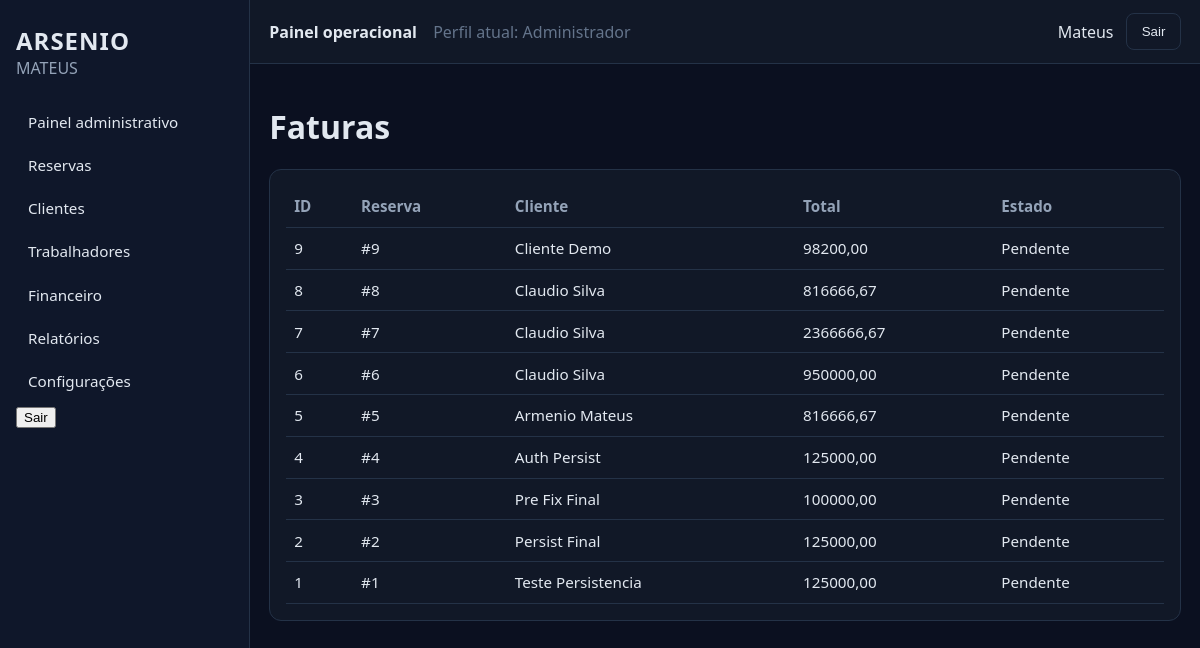
/faturacao/ (signed in), run on the app's committed database.
### faturacao/models.py (models this page shows, shortened)
class Fatura(models.Model):
    STATUS = (
        ("rascunho", "Rascunho"),
        ("pendente", "Pendente"),
        ("paga", "Paga"),
        ("cancelada", "Cancelada"),
    )
    reserva = models.OneToOneField(
        "reservas.Reserva",
        on_delete=models.CASCADE,
        related_name="fatura",
    )
    data_emissao = models.DateField(auto_now_add=True)
    total = models.DecimalField(max_digits=14, decimal_places=2, default=Decimal("0.00"))
    status = models.CharField(max_length=20, choices=STATUS, default="pendente")
    class Meta:
        ordering = ["-id"]

### reservas/models.py (models this page shows, shortened)
class Reserva(models.Model):
    STATUS = (
        ("rascunho", "Rascunho"),
        ("pendente", "Pendente"),
        ("pre_reserva", "Pre-reserva"),
        ("aguardando_pagamento", "Aguardando pagamento"),
        ("pagamento_em_validacao", "Pagamento em validacao"),
        ("aguardando_confirmacao", "Aguardando confirmacao"),
        ("confirmada", "Confirmada"),
        ("ativa", "Ativa"),
        ("concluida", "Concluida"),
        ("cancelada", "Cancelada"),
    )
    cliente = models.ForeignKey(
        "clientes.Cliente",
        on_delete=models.PROTECT,
        related_name="reservas",
    )
    unidade = models.ForeignKey(
        "unidades.Unidade",
        on_delete=models.PROTECT,
        related_name="reservas",
    )
    data_inicio = models.DateField()
    data_fim = models.DateField()
    nome_completo = models.CharField(max_length=120, blank=True, default="")
    telefone = models.CharField(max_length=40, blank=True, default="")
    email = models.EmailField(blank=True, default="")
    nacionalidade = models.CharField(max_length=80, blank=True, default="")
    tipo_documento = models.CharField(max_length=40, blank=True, default="")
    numero_documento_identificacao = models.CharField(max_length=60, blank=True, default="")
    data_nascimento = models.DateField(null=True, blank=True)
    morada = models.CharField(max_length=180, blank=True, default="")
    cidade = models.CharField(max_length=80, blank=True, default="")
    pais_residencia = models.CharField(max_length=80, blank=True, default="")
    contacto_alternativo = models.CharField(max_length=40, blank=True, default="")
    preferencia_contacto = models.CharField(max_length=20, blank=True, default="")
    numero_hospedes = models.PositiveSmallIntegerField(default=1)
    finalidade_estadia = models.CharField(max_length=120, blank=True, default="")
    observacoes = models.TextField(blank=True, default="")
    pedido_especial = models.TextField(blank=True, default="")
    valor_base = models.DecimalField(max_digits=14, decimal_places=2, default=Decimal("0.00"))
    status = models.CharField(max_length=30, choices=STATUS, default="rascunho")
    epoca = models.ForeignKey(
        "faturacao.TabelaPreco",
        null=True,
        blank=True,
        on_delete=models.PROTECT,
        related_name="reservas",
    )
    criado_em = models.DateTimeField(auto_now_add=True)
    pagamento_entidade = models.CharField(
        max_length=5,
        blank=True,
        default="",
        help_text="Entidade bancária de referência (referência multibanco / similar).",
    )
    pagamento_referencia = models.CharField(
        max_length=12,
        blank=True,
        default="",
        db_index=True,
        help_text="Referência numérica associada ao pagamento da pré-reserva.",
    )
    pagamento_confirmado_whatsapp = models.BooleanField(
        default=False,
        help_text="Pagamento confirmado por WhatsApp.",
    )
    class Meta:
        ordering = ["-id"]

### clientes/models.py (models this page shows, shortened)
class Cliente(models.Model):
    ESTADO_CHOICES = (
        ("interessado", "Interessado"),
        ("ativo", "Ativo"),
        ("inativo", "Inativo"),
    )
    SITUACAO_FINANCEIRA_CHOICES = (
        ("por_pagar", "Por pagar"),
        ("em_validacao", "Em validacao"),
        ("paga", "Paga"),
    )
    """Hospede / cliente do condominio (ligacao opcional a utilizador do portal)."""
    user = models.OneToOneField(
        settings.AUTH_USER_MODEL,
        null=True,
        blank=True,
        on_delete=models.SET_NULL,
        related_name="perfil_cliente",
    )
    nome = models.CharField(max_length=120)
    telefone = models.CharField(max_length=40, blank=True)
    email = models.EmailField(blank=True)
    nacionalidade = models.CharField(max_length=80, blank=True, default="")
    tipo_documento = models.CharField(max_length=40, blank=True, default="")
    numero_documento_identificacao = models.CharField(max_length=60, blank=True, default="")
    data_nascimento = models.DateField(null=True, blank=True)
    morada = models.CharField(max_length=180, blank=True, default="")
    cidade = models.CharField(max_length=80, blank=True, default="")
    pais_residencia = models.CharField(max_length=80, blank=True, default="")
    empresa_instituicao = models.CharField(max_length=120, blank=True, default="")
    contacto_alternativo = models.CharField(max_length=40, blank=True, default="")
    preferencia_contacto = models.CharField(max_length=20, blank=True, default="")
    estado = models.CharField(max_length=20, choices=ESTADO_CHOICES, default="interessado")
    situacao_financeira = models.CharField(
        max_length=20,
        choices=SITUACAO_FINANCEIRA_CHOICES,
        default="por_pagar",
    )
    criado_em = models.DateTimeField(auto_now_add=True)
    class Meta:
        ordering = ["-id"]

### faturacao/views.py (the view)
# urls.py: path("", views.lista, name="lista"),
@interno_required
def lista(request):
    faturas = Fatura.objects.select_related("reserva", "reserva__cliente").order_by("-id")[:50]
    return render(
        request,
        "faturacao/lista.html",
        {"faturas": faturas},
    )

### usuarios/authz.py (called while the page is built)
def _perfil_required(perfis_permitidos, redirect_name):
    def decorator(view_func):
        @login_required
        @wraps(view_func)
        def wrapped(request, *args, **kwargs):
            perfil = get_perfil_atual(request)
            if perfil in perfis_permitidos:
                return view_func(request, *args, **kwargs)
            messages.error(request, "Acesso não autorizado para este perfil.")
            return redirect(redirect_name)
        return wrapped
    return decorator

### usuarios/perfil.py (called while the page is built)
def get_perfil_atual(request) -> str:
    return get_user_profile(getattr(request, "user", None))

def get_perfil_atual_label(request) -> str:
    return profile_display_name(get_perfil_atual(request))

### usuarios/roles.py (called while the page is built)
def get_user_role(user):
    if not user or not user.is_authenticated:
        return PerfilAcesso.VISITANTE
    if hasattr(user, "perfil_acesso"):
        return user.perfil_acesso.role
    return PerfilAcesso.VISITANTE

def role_display_name(role: str) -> str:
    labels = {
        PerfilAcesso.VISITANTE: "Visitante interessado",
        PerfilAcesso.CLIENTE_PENDENTE: "Cliente com pré-reserva",
        PerfilAcesso.CLIENTE_CONFIRMADO: "Cliente confirmado",
        PerfilAcesso.STAFF_LIMPEZA: "Trabalhador (Limpeza)",
        PerfilAcesso.STAFF_LAVANDARIA: "Trabalhador (Lavandaria)",
        PerfilAcesso.STAFF_RESTAURANTE: "Trabalhador (Restaurante)",
        PerfilAcesso.STAFF_MANUTENCAO: "Trabalhador (Manutenção)",
        PerfilAcesso.RECEPCAO: "Recepcionista",
        PerfilAcesso.ADMIN: "Administrador",
        PerfilAcesso.ADMIN_CONDOMINIO: "Administrador do condomínio",
        PerfilAcesso.ADMIN_SISTEMA: "Administrador do sistema",
    }
    return labels.get(role, "Visitante interessado")

def get_user_profile(user) -> str:
    role = get_user_role(user)
    if not user or not user.is_authenticated:
        return PERFIL_VISITANTE_INTERESSADO
    if user.is_superuser or role in ROLES_ADMIN:
        return PERFIL_ADMINISTRADOR
    if role in ROLES_INTERNOS:
        return PERFIL_TRABALHADOR
    if role in ROLES_CLIENTE or hasattr(user, "perfil_cliente"):
        return PERFIL_CLIENTE
    return PERFIL_VISITANTE_INTERESSADO

def profile_display_name(profile: str) -> str:
    labels = {
        PERFIL_VISITANTE_INTERESSADO: "Visitante interessado",
        PERFIL_CLIENTE: "Cliente",
        PERFIL_TRABALHADOR: "Trabalhador",
        PERFIL_ADMINISTRADOR: "Administrador",
    }
    return labels.get(profile, "Visitante interessado")

### templates/faturacao/lista.html (shortened to what this page needs)
{% extends "base_app.html" %}
{% block content %}
<h1>Faturas</h1>
<section class="card">
    <table class="data-table">
        <thead><tr><th>ID</th><th>Reserva</th><th>Cliente</th><th>Total</th><th>Estado</th></tr></thead>
        <tbody>
        {% for f in faturas %}
            <tr>
                <td>{{ f.id }}</td>
                <td>#{{ f.reserva_id }}</td>
                <td>{{ f.reserva.cliente.nome }}</td>
                <td>{{ f.total }}</td>
                <td>{{ f.get_status_display }}</td>
            </tr>
        {% empty %}
            <tr><td colspan="5">Sem faturas.</td></tr>
        {% endfor %}
        </tbody>
    </table>
</section>
{% endblock %}

### templates/base_app.html (shortened to what this page needs)
{% load static %}
<!DOCTYPE html>
<html lang="pt">
<head>
    <link rel="stylesheet" href="{% static 'css/app.css' %}">
</head>
<body class="app-body">
    <div class="layout">
        <aside class="sidebar">
            <div class="brand">
                <h2>ARSENIO</h2>
                <p>MATEUS</p>
            </div>
            <nav>
                {% if perfil_atual == "cliente" %}
                <a href="{% url 'site_publico:home' %}">Início</a>
                <a href="{% url 'reservas:minhas_reservas' %}">Minhas reservas</a>
                <a href="{% url 'portal_cliente:faturas' %}">Pagamentos/Faturas</a>
                <a href="{% url 'portal_cliente:servicos' %}">Serviços</a>
                <a href="{% url 'portal_cliente:home' %}">Perfil</a>
                <form method="post" action="{% url 'usuarios:logout' %}">
                    {% csrf_token %}
                    <button type="submit">Sair</button>
                </form>
                {% elif perfil_atual == "administrador" %}
                <a href="{% url 'dashboard:home' %}">Painel administrativo</a>
                <a href="{% url 'reservas:lista' %}">Reservas</a>
                <a href="{% url 'clientes:lista' %}">Clientes</a>
                <a href="/admin/auth/user/">Trabalhadores</a>
                <a href="{% url 'faturacao:lista' %}">Financeiro</a>
                <a href="{% url 'relatorios:lista' %}">Relatórios</a>
                <a href="/admin/">Configurações</a>
                <form method="post" action="{% url 'usuarios:logout' %}">
                    <button type="submit">Sair</button>
                </form>
                {% else %}
                <a href="{% url 'site_publico:home' %}">Site público</a>
                {% endif %}
            </nav>
        </aside>
        <div class="main-area">
            <header class="topbar">
                <div>
                    <strong>Painel operacional</strong>
                    <span style="margin-left:0.75rem;color:#64748b;">Perfil atual: {{ perfil_atual_label }}</span>
                </div>
                <div class="topbar-actions">
                    {% if request.user.is_authenticated %}
                        <span>{{ request.user.username }}</span>
                        <form method="post" action="{% url 'usuarios:logout' %}" style="display:inline;">
                            <button type="submit" class="btn-link secondary">Sair</button>
                        </form>
                    {% else %}
                        <a class="btn-link" href="{% url 'usuarios:login' %}">Login</a>
                    {% endif %}
                </div>
            </header>
            <main class="content">
                {% block content %}{% endblock %}
            </main>
        </div>
    </div>
</body>
</html>

### static/css/app.css (style rules this page uses)
:root { --bg: #0b1020; --sidebar: #0f172a; --panel: #111827; --surface: #1f2937; --text: #e2e8f0; --muted: #94a3b8; --primary: #2563eb; --border: #243247; --danger: #ef4444; --success: #16a34a; }
* { box-sizing: border-box; }
body.app-body { margin: 0; font-family: "Segoe UI", Arial, sans-serif; background: var(--bg); color: var(--text); }
.layout { min-height: 100vh; display: grid; grid-template-columns: 250px 1fr; }
.sidebar { background: var(--sidebar); border-right: 1px solid var(--border); padding: 1.5rem 1rem; }
.brand h2 { margin: 0; letter-spacing: 1px; }
.brand p { margin: 0 0 1.5rem; color: var(--muted); }
.sidebar nav { display: flex; flex-direction: column; gap: 0.35rem; }
.sidebar nav a { color: var(--text); text-decoration: none; padding: 0.55rem 0.75rem; border-radius: 0.5rem; font-size: 0.95rem; }
.main-area { display: grid; grid-template-rows: 64px 1fr; }
.topbar { background: var(--panel); border-bottom: 1px solid var(--border); display: flex; justify-content: space-between; align-items: center; padding: 0 1.2rem; }
.topbar-actions { display: flex; align-items: center; gap: 0.8rem; }
.content { padding: 1.2rem; }
.card { background: var(--panel); border: 1px solid var(--border); border-radius: 12px; padding: 1rem; margin-bottom: 1rem; }
.btn-primary, .btn-link { background: var(--primary); color: #fff; text-decoration: none; border: none; border-radius: 8px; padding: 0.6rem 0.9rem; cursor: pointer; display: inline-block; }
.btn-link.secondary { background: transparent; border: 1px solid var(--border); color: var(--text); }
.data-table { width: 100%; border-collapse: collapse; font-size: 0.95rem; }
.data-table th, .data-table td { border-bottom: 1px solid var(--border); padding: 0.65rem 0.5rem; text-align: left; }
.data-table th { color: var(--muted); font-weight: 600; }

### data on the page
Fatura: id "9", reserva_id "9", reserva.cliente.nome "Cliente Demo", total "98200,00", status "Pendente"
Fatura: id "8", reserva_id "8", reserva.cliente.nome "Claudio Silva", total "816666,67", status "Pendente"
Fatura: id "7", reserva_id "7", reserva.cliente.nome "Claudio Silva", total "2366666,67", status "Pendente"
Fatura: id "6", reserva_id "6", reserva.cliente.nome "Claudio Silva", total "950000,00", status "Pendente"
Fatura: id "5", reserva_id "5", reserva.cliente.nome "Armenio Mateus", total "816666,67", status "Pendente"
Fatura: id "4", reserva_id "4", reserva.cliente.nome "Auth Persist", total "125000,00", status "Pendente"
Fatura: id "3", reserva_id "3", reserva.cliente.nome "Pre Fix Final", total "100000,00", status "Pendente"
Fatura: id "2", reserva_id "2", reserva.cliente.nome "Persist Final", total "125000,00", status "Pendente"
Fatura: id "1", reserva_id "1", reserva.cliente.nome "Teste Persistencia", total "125000,00", status "Pendente"

### other printed values
{{ perfil_atual_label }} "Administrador"
{{ request.user.username }} "Mateus"
